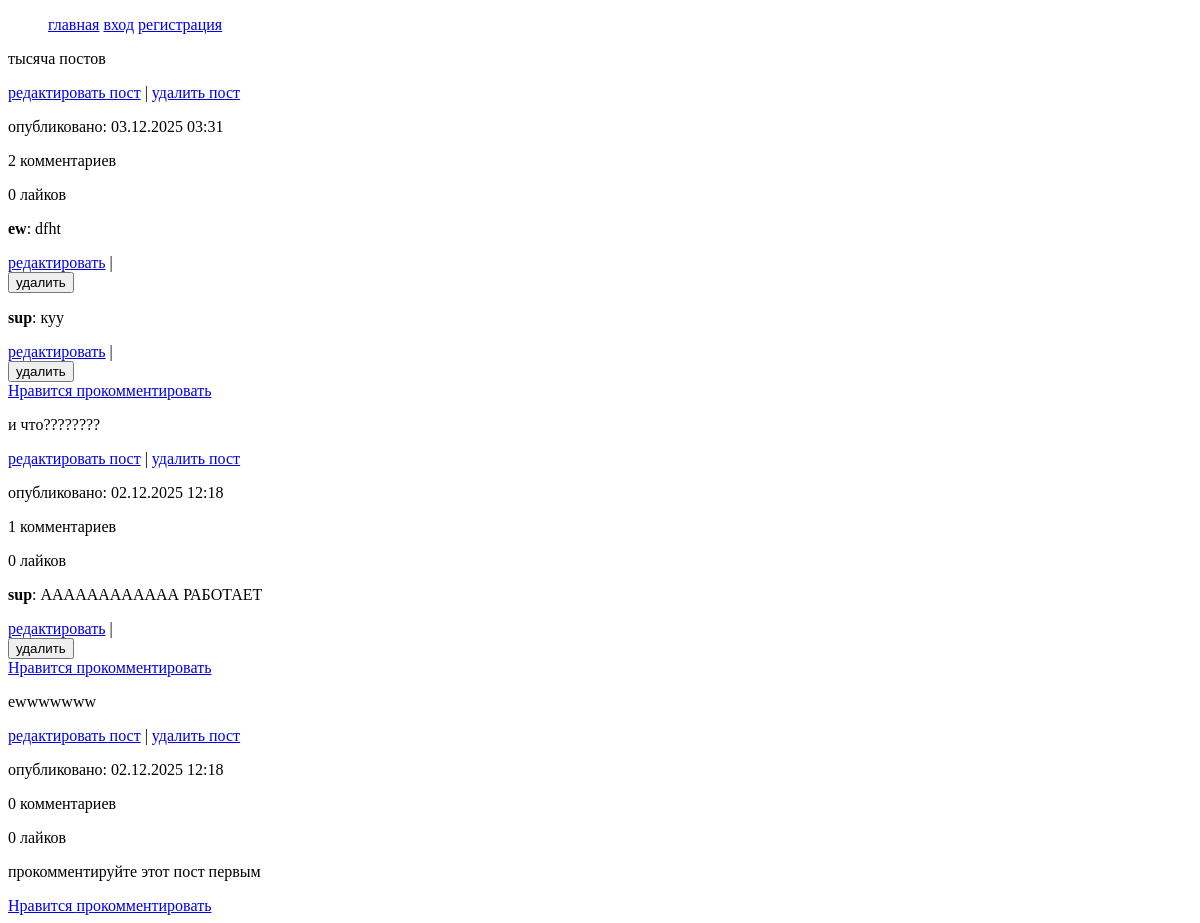
Page /main/ on the earlier database version.
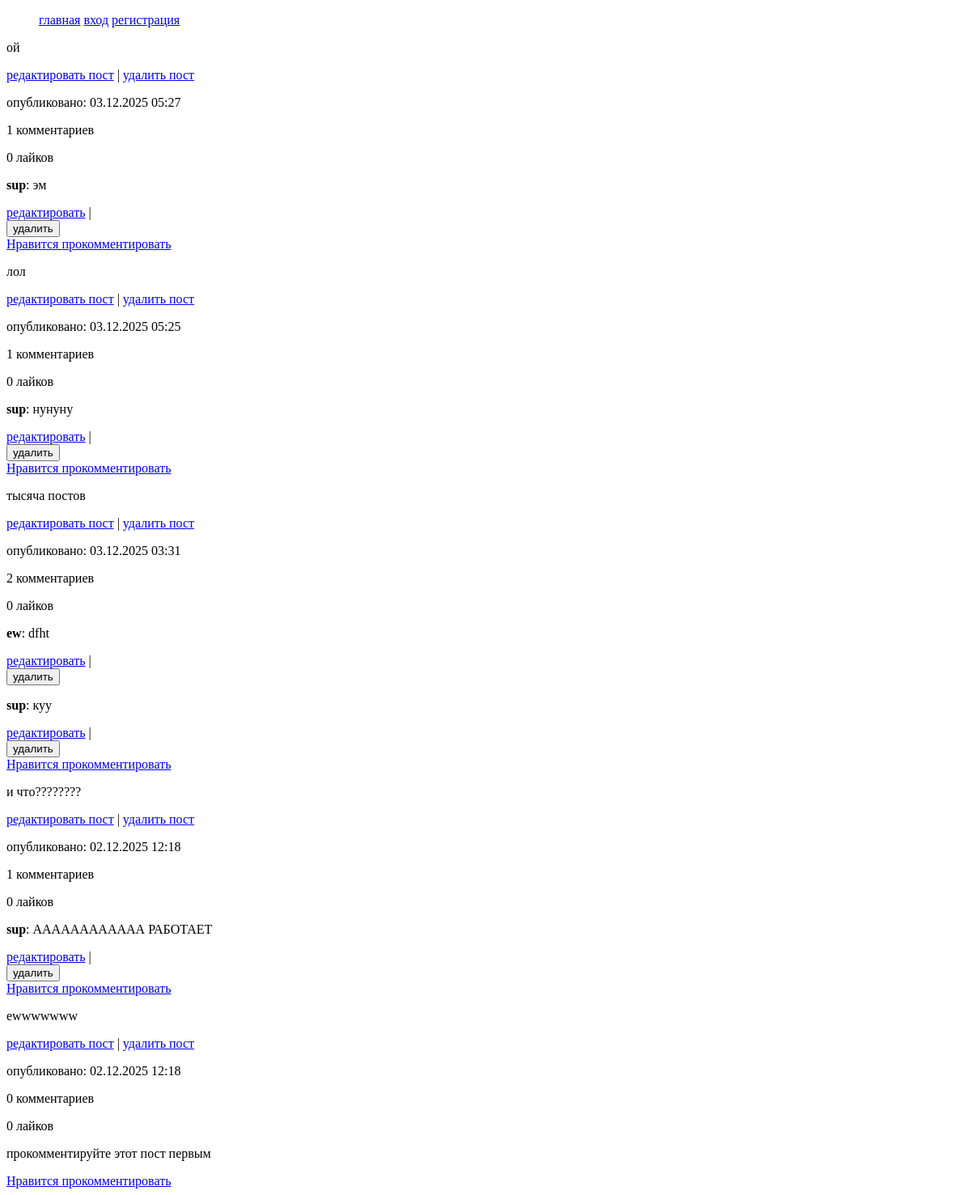
Same page on the later database version.
### main/models.py (models this page shows)
class Post(models.Model):
    MyUser = models.ForeignKey(MyUser, on_delete=models.CASCADE)
    post_content = models.TextField(default='')
    pub_date = models.DateTimeField(auto_now_add=True)
    likes = models.ManyToManyField(settings.AUTH_USER_MODEL, related_name="liked_posts", blank=True)

class Comment(models.Model):
    comment_text = models.CharField(max_length=150)
    post = models.ForeignKey(Post, on_delete=models.CASCADE)
    my_user = models.ForeignKey(MyUser, on_delete=models.CASCADE)

class MyUser(AbstractUser):
    avatar = models.ImageField(upload_to='avatars', null=True, blank=True)
    bio = models.TextField()

### main/views.py (the view)
# urls.py: path('', views.PostListView.as_view(), name='index'),
class PostListView(generic.ListView):
    model = Post
    paginate_by = 50
    template_name = 'index.html'
    context_object_name = 'post_list'
    def get_queryset(self):
        return Post.objects.annotate(comment_count=Count('comment'), like_count=Count('likes')).order_by('-pub_date')

### main/templates/index.html (shortened to what this page needs)
{% extends "basic.html" %}
{% block content %}
{% if post_list %}
    {% for p in post_list %}
    <div class="post">
        <p>{{ p.post_content }}</p>
        <a href="{% url 'main:edit-post' pk=p.id %}">редактировать пост</a> <span> | </span>
        <a href="{% url 'main:delete-post' pk=p.id %}">удалить пост</a>
        <p>опубликовано: {{ p.pub_date|date:"d.m.Y H:i" }}</p>
        <p>{{ p.comment_count }} комментариев</p>
        <p>{{ p.like_count }} лайков</p>
        {% for comment in p.comment_set.all %}
            <p><strong>{{ comment.my_user.username }}</strong>: {{ comment.comment_text }}</p>
        <a href="{% url 'main:edit-comment' pk=comment.id %}">редактировать</a> <span> | </span>
        <form action="" method="post">
            <input type="submit" value="удалить" class="button"/>
        </form>
        {% empty %}
            <p>прокомментируйте этот пост первым</p>
        {% endfor %}
        <a href="{% url 'main:toggle_like' pk=p.pk %}">
                    {% if request.user in post.likes.all %}
                        Уже не нравится
                    {% else %}
                        Нравится
                    {% endif %}
                </a>
        <a href="{% url 'main:add-comment' pk=p.id %}">прокомментировать</a>
    </div>
    {% endfor %}
{% else %}
    <p>пусто :(</p>
{% endif %}
{% endblock %}

### main/templates/basic.html (shortened to what this page needs)
<!doctype html>
<html lang="en">
<head>
    {% load static %}
    <link rel="stylesheet" href="{% static 'main/styles.css' %}"/>
</head>
<body>
<div class="container">
    {% block sidebar %}
    <ul class="nav">
        <a href="{% url 'main:index' %}">главная</a>
        {% if user.is_authenticated %}
        <a href="{% url 'main:profile' %}">профиль</a>
        <a href="{% url 'main:create-post' %}">создать пост</a>
        <a href="{% url 'main:logout' %}">выйти</a>
        {% else %}
        <a href="{% url 'main:login' %}">вход</a>
        <a href="{% url 'main:registration' %}">регистрация</a>
        {% endif %}
    </ul>
    {% endblock %}
    <div class="content">
        {% block content %}{% endblock %}
    </div>
</div>
</body>
</html>

Differences in the rows shown:
added Post: post_content "ой", pub_date "03.12.2025 05:27", comment_count "1", like_count "0"
added Comment: my_user.username "sup", comment_text "эм", shown under "ой"
added Post: post_content "лол", pub_date "03.12.2025 05:25", comment_count "1", like_count "0"
added Comment: my_user.username "sup", comment_text "нунуну", shown under "лол"
